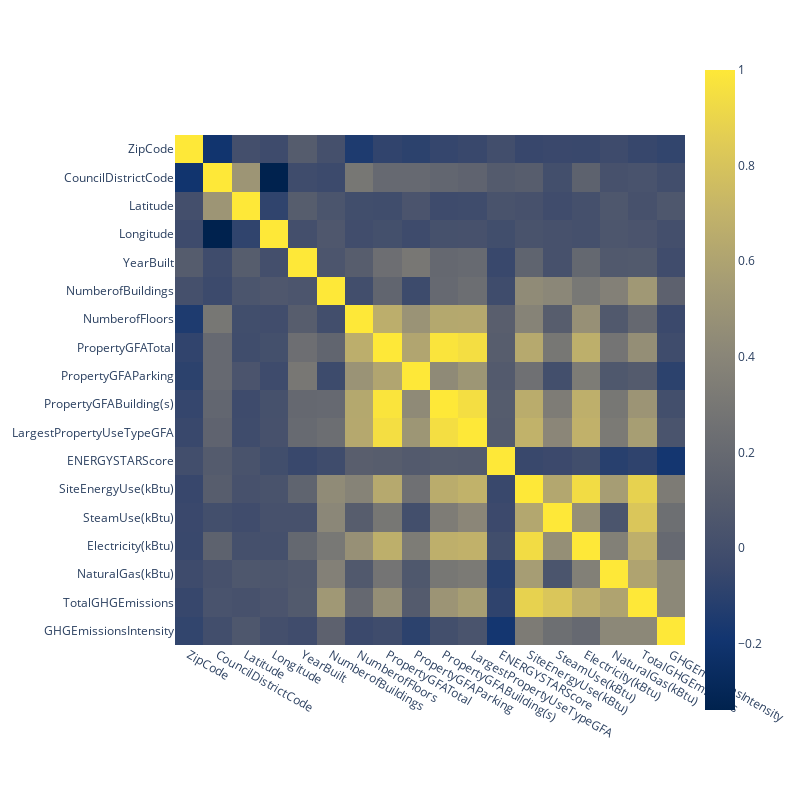

Source (notebook cell):
### Code cell
fig = px.imshow(df.select_dtypes(include=['int64', 'float64']).corr(), color_continuous_scale='cividis')
fig.update_layout(width=800, height=800)
fig.show()

### Figure 1 — Plotly figure (JSON) as saved in the notebook; plotly's stock layout.template omitted (floating-point values rounded to 4 significant figures; data arrays with more than 128 entries replaced by an {"elided": "..."} marker saying what was removed)
{"data": [{"coloraxis": "coloraxis", "hovertemplate": "x: %{x}<br>y: %{y}<br>color: %{z}<extra></extra>", "name": "0", "type": "heatmap", "x": ["ZipCode", "CouncilDistrictCode", "Latitude", "Longitude", "YearBuilt", "NumberofBuildings", "NumberofFloors", "PropertyGFATotal", "PropertyGFAParking", "PropertyGFABuilding(s)", "LargestPropertyUseTypeGFA", "ENERGYSTARScore", "SiteEnergyUse(kBtu)", "SteamUse(kBtu)", "Electricity(kBtu)", "NaturalGas(kBtu)", "TotalGHGEmissions", "GHGEmissionsIntensity"], "xaxis": "x", "y": ["ZipCode", "CouncilDistrictCode", "Latitude", "Longitude", "YearBuilt", "NumberofBuildings", "NumberofFloors", "PropertyGFATotal", "PropertyGFAParking", "PropertyGFABuilding(s)", "LargestPropertyUseTypeGFA", "ENERGYSTARScore", "SiteEnergyUse(kBtu)", "SteamUse(kBtu)", "Electricity(kBtu)", "NaturalGas(kBtu)", "TotalGHGEmissions", "GHGEmissionsIntensity"], "yaxis": "y", "z": {"elided": "18x18 float values"}}], "layout": {"coloraxis": {"colorscale": [[0, "#00224e"], [0.1111, "#123570"], [0.2222, "#3b496c"], [0.3333, "#575d6d"], [0.4444, "#707173"], [0.5556, "#8a8678"], [0.6667, "#a59c74"], [0.7778, "#c3b369"], [0.8889, "#e1cc55"], [1, "#fee838"]]}, "height": 800, "margin": {"t": 60}, "width": 800, "xaxis": {"anchor": "y", "autorange": true, "constrain": "domain", "domain": [0, 1], "range": [-0.5, 17.5], "scaleanchor": "y", "type": "category"}, "yaxis": {"anchor": "x", "autorange": true, "constrain": "domain", "domain": [0.06197, 0.938], "range": [17.5, -0.5], "type": "category"}}}
